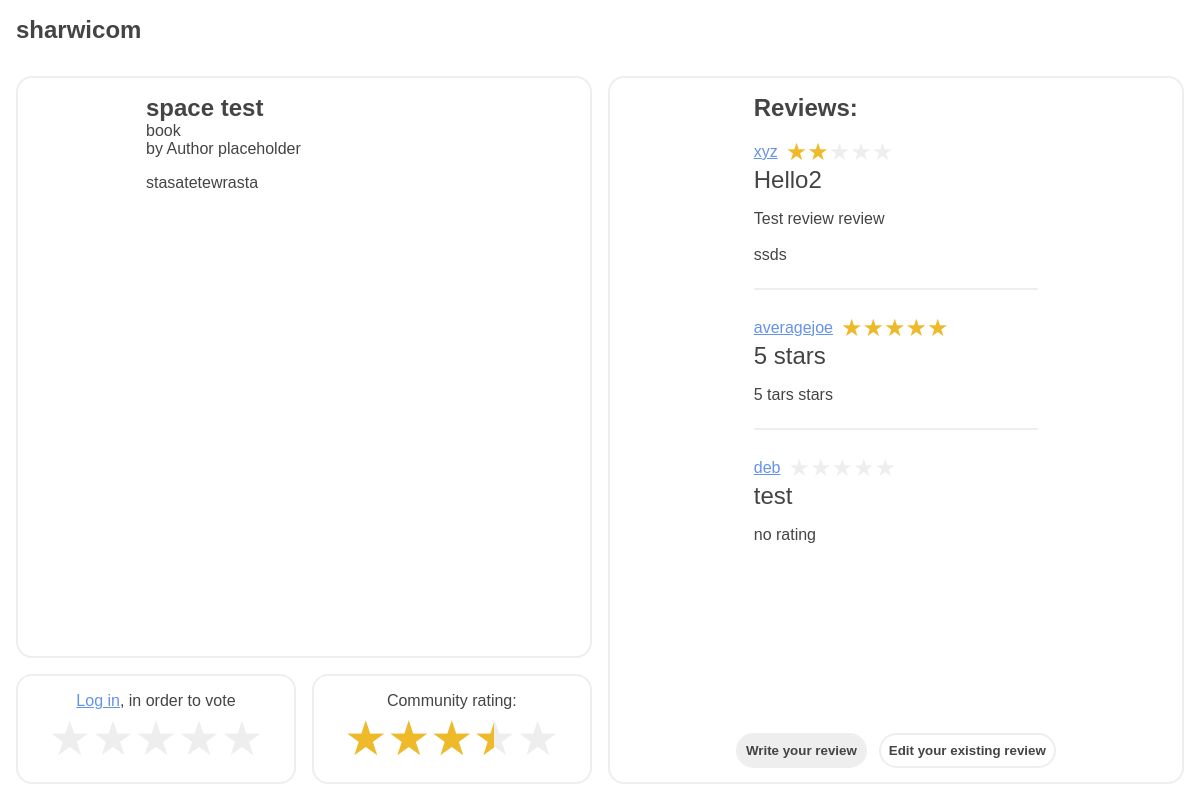
/content/space-test, run on the app's committed database.
### mainapp/models.py (models this page shows, shortened)
class Content(models.Model):
    author = models.CharField(max_length=50, default="Author placeholder")
    url_name = models.CharField(max_length=50) # title in lowercase without spaces
    title = models.CharField(max_length=50)
    description = models.TextField(default="Description placeholder")
    type = models.CharField(max_length=20, default="book")
    ratings = models.JSONField(default=dict)
    def get_user_rating(self, user):
        return self.ratings.get(user.username, None)

class Review(models.Model):
    author = models.ForeignKey(User, on_delete=models.CASCADE)
    date = models.DateTimeField(auto_now_add=True)
    content = models.ForeignKey(Content, on_delete=models.CASCADE)
    summary = models.CharField(max_length=50)
    description = models.TextField()
    rating = models.SmallIntegerField(default=0)

### mainapp/views.py (the view)
# urls.py: path('content/<str:content_url_name>', views.content, name='content'),
def content(request, content_url_name):
    template = loader.get_template('mainapp/content.html')
    context = {}
    try: content = Content.objects.get(url_name=content_url_name)
    except: return HttpResponse(template.render({'success': False, 'message': "Content specified in the URL does not exist!"}, request))
    is_authenticated = True
    if not request.user.is_authenticated:
        is_authenticated = False
    user_rating = content.get_user_rating(request.user)
    community_rating = get_community_rating(content)
    has_review = True
    try: Review.objects.get(Q(author=request.user) & Q(content=content))
    except: has_review = False
    context = {
        'success': True,
        'title': content.title,
        'url_name': content.url_name,
        'author': content.author,
        'type': content.type,
        'description': content.description,
        'user_rating': user_rating,
        'community_rating': community_rating,
        'reviews': Review.objects.filter(content=content),
        'has_review': has_review,
        'is_authenticated': is_authenticated
    }
    return HttpResponse(template.render(context, request))

### mainapp/views.py (called while the page is built)
def get_community_rating(content):
    community_rating = 0
    for value in content.ratings.values():
        community_rating += int(value)
    if(community_rating != 0):
        return community_rating / len(content.ratings)
    return 0

### mainapp/templates/mainapp/content.html (shortened to what this page needs)
{% extends "mainapp/home-base.html" %}
{% load static %}
{% block body %}
<div class="content-wrapper">
    {% if success %}
        <div class="left">
            <div class="details">
                <div class="title">{{title}}</div>
                <div>{{type}}</div>
                <div>by {{author}}</div>
                <div class="description">{{description}}</div>
            </div>
            <div class="ratings">
                <div class="create">
                    <div class="title">
                        {% if not is_authenticated %}
                            <a href="{% url 'custom_login' %}">Log in</a>, in order to vote
                        {% else %}
                            Your rating:
                        {% endif %}
                    </div>
                    <div class="rating interactable" data-rating="{{user_rating}}" data-content_url_name="{{url_name}}">
                        <div class="s1">★</div>
                        <div class="s2">★</div>
                        <div class="s3">★</div>
                        <div class="s4">★</div>
                        <div class="s5">★</div>
                    </div>
                </div>
                <div class="total">
                    <div class="title">
                        Community rating:
                    </div>
                    <div class="rating community" data-rating="{{community_rating}}">
                        <div class="s1 partial-fill">★</div>
                        <div class="s2 partial-fill">★</div>
                        <div class="s3 partial-fill">★</div>
                        <div class="s4 partial-fill">★</div>
                        <div class="s5 partial-fill">★</div>
                    </div>
                </div>
            </div>
        </div>
        <div class="right">
            <div class="reviews">
                <div class="title">
                    Reviews:
                </div>
                {% for review in reviews %}
                    <div class="review">
                        <div class="author">
                            <span>
                                {% if review.author == request.user %}
                                    You
                                {% else %}
                                    <a href="{% url 'conversation' review.author %}">{{review.author.username}}</a>
                                {% endif %}
                            </span>
                            <div class="rating review-rating" data-rating="{{review.rating}}">
                                <div class="s1">★</div>
                                <div class="s2">★</div>
                                <div class="s3">★</div>
                                <div class="s4">★</div>
                                <div class="s5">★</div>
                            </div>
                        </div>
                        <div class="summary">{{review.summary}}</div>
                        <div class="description">{{review.description}}</div>
                    </div>
                    <hr>
                {% empty %}
                    There are no reviews for this content yet! Feel free to write one using buttons below:
                {% endfor %}
            </div>
            <div class="buttons">
                {% if has_review %}
                    <button disabled>Write your review</button>
                    <a href="{% url 'edit_review' url_name %}"><button>Edit your existing review</button></a>
                {% else %}
                    <a href="{% url 'add_review' url_name %}"><button>Write your review</button></a>
                    <button disabled>Edit your existing review</button>
                {% endif %}
            </div>
        </div>
    {% else %}
        {{ message }}
    {% endif %}
</div>
{% endblock %}

### mainapp/static/mainapp/css/main.css (style rules this page uses)
html, body { margin: 0; height: 100%; }
.sharwicom-wrapper * { box-sizing: border-box; font-family: "Gill Sans", "Gill Sans MT", Calibri, "Trebuchet MS", sans-serif !important; }
.sharwicom-wrapper a { color: #6593e9; }
.sharwicom-wrapper .home-wrapper .body .content-wrapper { height: 100%; overflow: hidden; display: flex; gap: 1rem; }
.sharwicom-wrapper .home-wrapper .body .content-wrapper .left { width: 50%; display: flex; flex-direction: column; gap: 1rem; }
.sharwicom-wrapper .home-wrapper .body .content-wrapper .left .details { border: solid #eeeeee 2px; border-radius: 1rem; padding: 1rem; overflow-y: auto; height: max-content; display: flex; flex-direction: column; flex-grow: 1; padding: 1rem 8rem 1rem 8rem; }
.sharwicom-wrapper .home-wrapper .body .content-wrapper .left .details .title { font-size: 1.5rem; font-weight: 900; }
.sharwicom-wrapper .home-wrapper .body .content-wrapper .left .details .description { white-space: pre; text-wrap: wrap; margin-top: 1rem; }
.sharwicom-wrapper .home-wrapper .body .content-wrapper .left .ratings { display: flex; gap: 1rem; }
.sharwicom-wrapper .home-wrapper .body .content-wrapper .left .ratings .create, .sharwicom-wrapper .home-wrapper .body .content-wrapper .left .ratings .total { border: solid #eeeeee 2px; border-radius: 1rem; padding: 1rem; width: 50%; display: flex; flex-direction: column; justify-content: center; align-items: center; min-height: max-content; }
.sharwicom-wrapper .home-wrapper .body .content-wrapper .right { width: 50%; display: flex; flex-direction: column; border: solid #eeeeee 2px; border-radius: 1rem; padding: 1rem; }
.sharwicom-wrapper .home-wrapper .body .content-wrapper .right .reviews { padding: 0 8rem 0 8rem; flex-grow: 1; overflow-y: auto; margin-bottom: 1rem; overflow-x: hidden; display: flex; flex-direction: column; gap: 1rem; }
.sharwicom-wrapper .home-wrapper .body .content-wrapper .right .reviews .title { font-size: 1.5rem; font-weight: 900; }
.sharwicom-wrapper .home-wrapper .body .content-wrapper .right .reviews .review { display: flex; flex-direction: column; }
.sharwicom-wrapper .home-wrapper .body .content-wrapper .right .reviews .review .author { display: flex; align-items: center; gap: 0.5rem; }
.sharwicom-wrapper .home-wrapper .body .content-wrapper .right .reviews .review .author .rating { font-size: 1.5rem; }
.sharwicom-wrapper .home-wrapper .body .content-wrapper .right .reviews .review .summary { font-size: 1.5rem; margin-bottom: 1rem; }
.sharwicom-wrapper .home-wrapper .body .content-wrapper .right .reviews .review .description { white-space: pre-line; }
.sharwicom-wrapper .home-wrapper .body .content-wrapper .right .reviews hr { border: solid #eeeeee 2px; border-radius: 1rem; padding: 1rem; width: 100%; padding: 0; border-width: 1px; }
.sharwicom-wrapper .home-wrapper .body .content-wrapper .right .buttons { display: flex; gap: 1rem; width: 100%; align-items: center; justify-content: center; }
.sharwicom-wrapper .home-wrapper .body .content-wrapper .right .buttons button { padding: 0.5rem; background-color: #eeeeee; border-radius: 1rem; border: none; color: #444444; font-weight: 900; transition: all 0.2s ease-in-out; outline: #eeeeee solid 2px !important; }
.sharwicom-wrapper .home-wrapper .body .content-wrapper .right .buttons button:disabled { background-color: #ffffff; }
.sharwicom-wrapper .home-wrapper .body .content-wrapper .rating { display: flex; font-size: 3rem; color: #eeeeee; cursor: default; }
.sharwicom-wrapper .home-wrapper .body .content-wrapper .rating .partial-fill { position: relative; white-space: pre; }
.sharwicom-wrapper .home-wrapper .body .content-wrapper .rating .partial-fill:before { display: block; position: absolute; z-index: 1; top: 0; left: 0; content: "★"; color: #eeba2a; width: 100%; overflow: hidden; background: linear-gradient(to right, currentColor calc(var(--fill, 0%)), transparent 0%); -webkit-background-clip: text; -webkit-text-fill-color: transparent; }
.sharwicom-wrapper .home-wrapper .body .content-wrapper .rating .checked { color: #eeba2a; }
.sharwicom-wrapper .home-wrapper .body .content-wrapper .interactable div { cursor: grab; }

### data on the page
Content: title "space test", type "book", author "Author placeholder", description "stasatetewrasta"
Review: author.username "xyz", summary "Hello2", description "Test review review ssds"
Review: author.username "averagejoe", summary "5 stars", description "5 tars stars"
Review: author.username "deb", summary "test", description "no rating"
